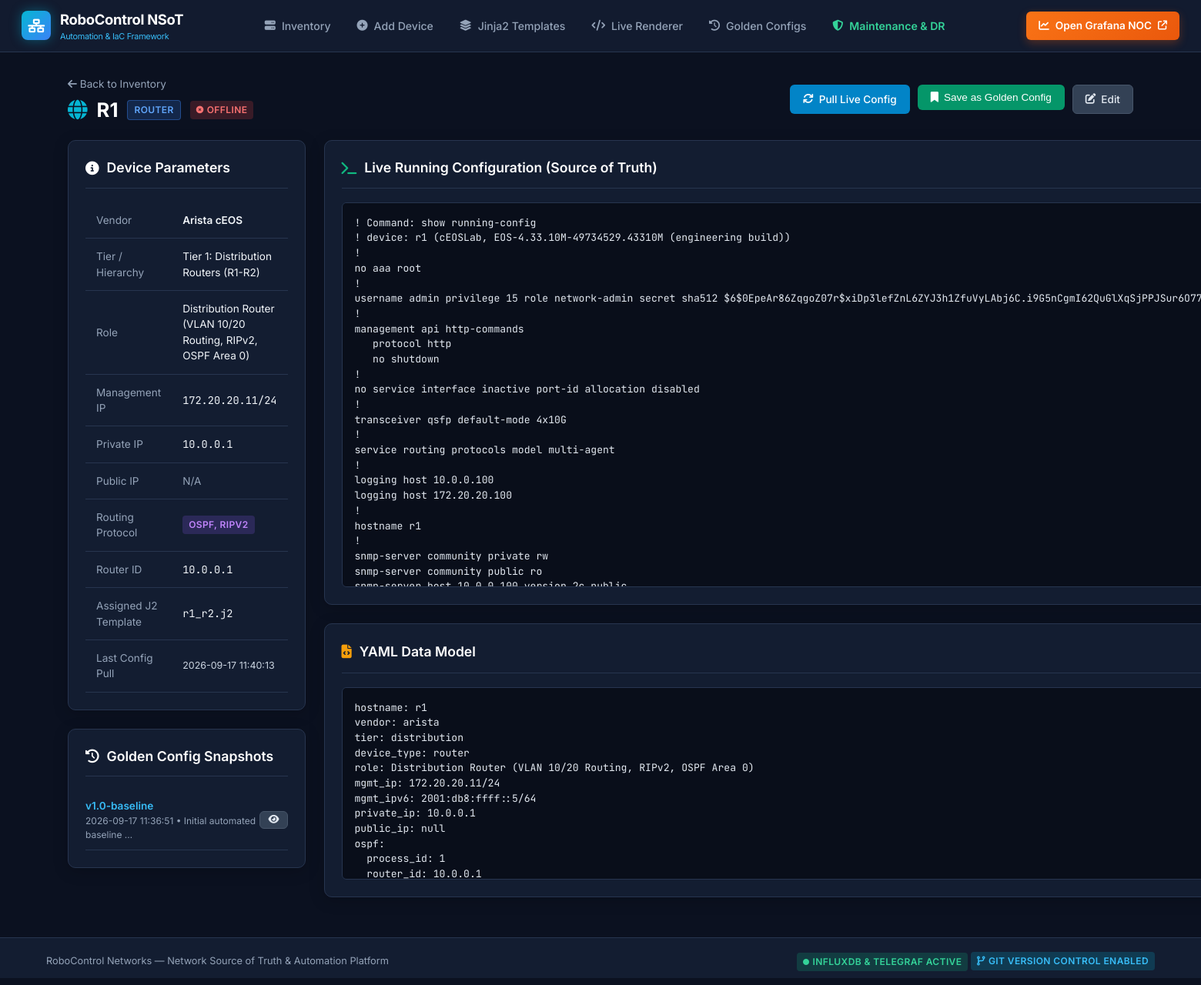
The page /device/1/ on the database as committed earlier.
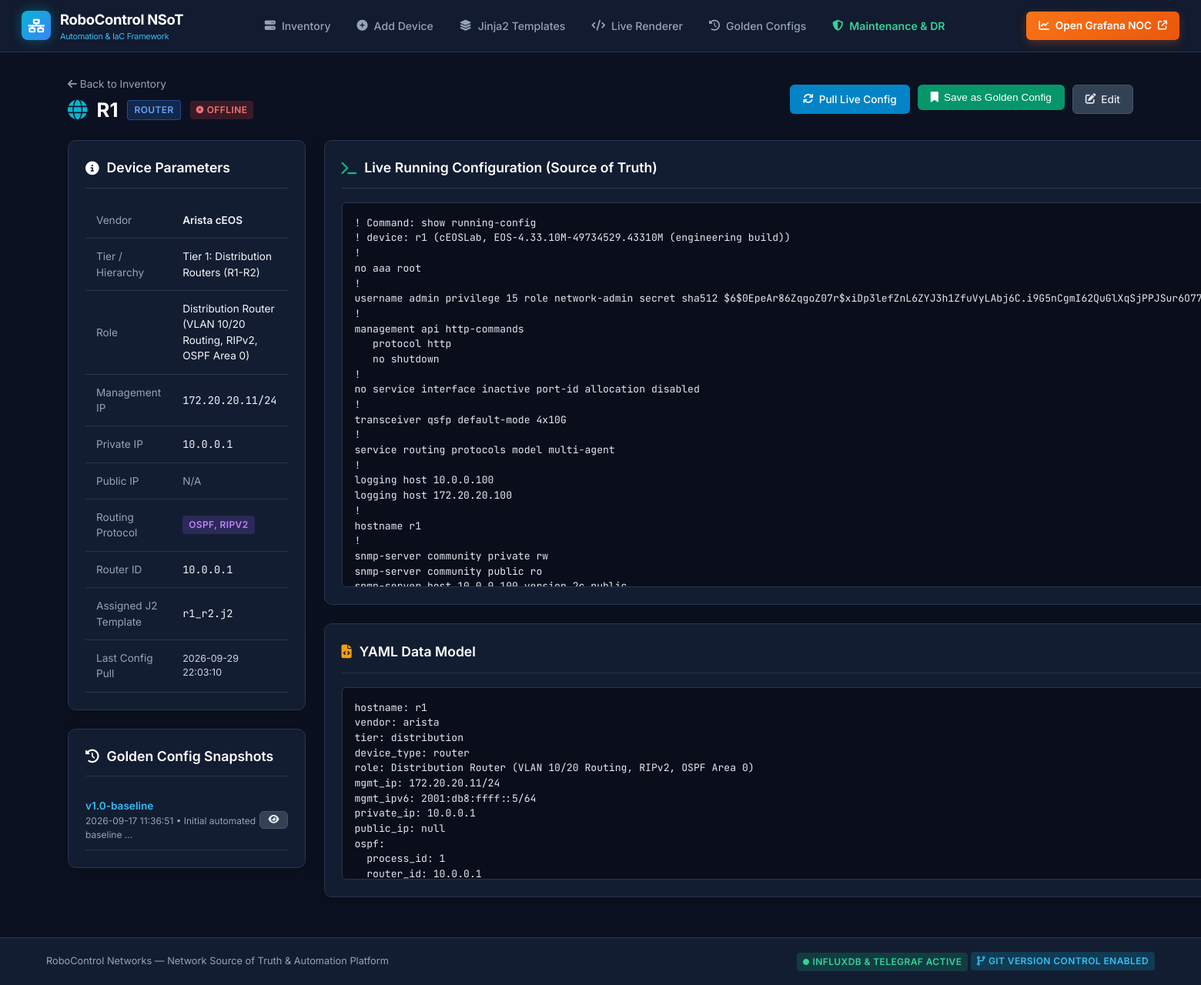
The same page on the database as committed later.
### automation/models.py (models this page shows, shortened)
class Device(models.Model):
    DEVICE_TYPES = [
        ('router', 'Router'),
        ('switch', 'Switch'),
        ('host', 'Host'),
        ('nmas', 'NMAS Station'),
        ('server', 'Internet Web Server'),
        ('backup', 'Backup Node'),
    ]
    VENDORS = [
        ('arista', 'Arista cEOS'),
        ('cisco_nxos', 'Cisco NX-OS 9000v'),
        ('cisco_xrv', 'Cisco IOS-XRv 9000'),
        ('sonic', 'SONiC VS (sonic-vs)'),
        ('linux', 'Linux Host / Server'),
    ]
    TIERS = [
        ('distribution', 'Tier 1: Distribution Routers (R1-R2)'),
        ('asbr', 'Tier 2: ASBR Core Routers (R3-R4)'),
        ('pe_router', 'Tier 3: PE WAN Gateway (R5)'),
        ('access_switch', 'Tier 4: Access Switches (S1-S2)'),
        ('core_switch', 'Tier 5: Core Backbone Switches (S3-S4)'),
        ('host', 'End Host (H1-H4)'),
        ('management', 'Management & Automation'),
    ]
    name = models.CharField(max_length=64, unique=True, verbose_name="Hostname / Device Name")
    device_type = models.CharField(max_length=32, choices=DEVICE_TYPES, default='router')
    vendor = models.CharField(max_length=64, choices=VENDORS, default='arista')
    tier = models.CharField(max_length=64, choices=TIERS, default='distribution')
    role = models.CharField(max_length=255, blank=True, verbose_name="Deployment Role")
    public_ip = models.CharField(max_length=64, blank=True, null=True, verbose_name="Public / WAN IP")
    private_ip = models.CharField(max_length=64, blank=True, null=True, verbose_name="Private IP")
    mgmt_ip = models.CharField(max_length=64, blank=True, null=True, verbose_name="Management IP")
    status = models.CharField(max_length=32, default='Online')
    routing_protocols = models.CharField(max_length=128, blank=True, default="OSPF", verbose_name="Routing Protocol(s)")
    bgp_asn = models.IntegerField(blank=True, null=True, verbose_name="BGP Local ASN")
    router_id = models.CharField(max_length=64, blank=True, null=True, verbose_name="Router ID")
    interface_ips = models.TextField(blank=True, verbose_name="Interface IPs / Descriptions")
    vlans = models.CharField(max_length=128, blank=True, verbose_name="VLANs (e.g. 10,20,30)")
    custom_config_yaml = models.TextField(blank=True, verbose_name="YAML Data Model")
    running_config = models.TextField(blank=True, verbose_name="Live Running Configuration")
    template_name = models.CharField(max_length=128, blank=True, default="r1_r2.j2", verbose_name="Jinja2 Template File")
    uploaded_config_file = models.FileField(upload_to='uploaded_configs/', blank=True, null=True, verbose_name="Uploaded Running Config File")
    uploaded_template_file = models.FileField(upload_to='uploaded_templates/', blank=True, null=True, verbose_name="Uploaded Jinja2 Template File")
    last_config_pulled_at = models.DateTimeField(blank=True, null=True)
    created_at = models.DateTimeField(auto_now_add=True)
    updated_at = models.DateTimeField(auto_now=True)
    class Meta:
        ordering = ['name']

### automation/views.py (the view)
# urls.py: path('device/<int:device_id>/', views.device_detail_view, name='device_detail'),
def device_detail_view(request, device_id):
    device = get_object_or_404(Device, id=device_id)
    device.status = check_device_live_status(device)
    device.save()
    golden_configs = device.golden_configs.all()[:10]
    context = {
        'device': device,
        'golden_configs': golden_configs,
    }
    return render(request, 'automation/device_detail.html', context)

### templates/automation/device_detail.html (shortened to what the changed rows need)
{% extends 'automation/base.html' %}
{% block content %}
<div style="display: flex; justify-content: space-between; align-items: center; margin-bottom: 20px;">
  <div>
    <a href="{% url 'dashboard' %}" style="color: var(--text-muted); text-decoration: none; font-size: 0.85rem;">
      <i class="fa-solid fa-arrow-left"></i> Back to Inventory
    </a>
    <h1 style="font-size: 1.6rem; font-weight: 700; color: #ffffff; margin-top: 4px; display: flex; align-items: center; gap: 12px;">
      <i class="fa-solid {% if device.device_type == 'router' %}fa-globe{% elif device.device_type == 'switch' %}fa-shuffle{% else %}fa-desktop{% endif %}" style="color: var(--accent-cyan);"></i>
      {{ device.name|upper }}
      <span class="badge badge-{{ device.device_type }}">{{ device.get_device_type_display }}</span>
      {% if "Degraded" in device.status %}
        <span class="badge badge-warning"><i class="fa-solid fa-triangle-exclamation" style="font-size: 0.6rem;"></i> {{ device.status }}</span>
      {% elif device.status == "Online" %}
        <span class="badge badge-online"><i class="fa-solid fa-check-circle" style="font-size: 0.6rem;"></i> Online</span>
      {% else %}
        <span class="badge badge-offline"><i class="fa-solid fa-circle-xmark" style="font-size: 0.6rem;"></i> {{ device.status }}</span>
      {% endif %}
    </h1>
  </div>
</div>
<div style="display: grid; grid-template-columns: 1fr 2fr; gap: 24px;">
  <div>
    <div class="card">
      <table style="font-size: 0.85rem;">
        <tr>
          <td style="color: var(--text-muted); width: 40%;">Vendor</td>
          <td style="font-weight: 600;">{{ device.get_vendor_display }}</td>
        </tr>
        <tr>
          <td style="color: var(--text-muted);">Tier / Hierarchy</td>
          <td>{{ device.get_tier_display }}</td>
        </tr>
        <tr>
          <td style="color: var(--text-muted);">Role</td>
          <td>{{ device.role|default:"--" }}</td>
        </tr>
        <tr>
          <td><code>{{ device.mgmt_ip|default:"--" }}</code></td>
        </tr>
        <tr>
          <td><code>{{ device.private_ip|default:"--" }}</code></td>
        </tr>
        {% if device.routing_protocols %}
        <tr>
          <td style="color: var(--text-muted);">Routing Protocol</td>
          <td><span class="badge" style="background: rgba(139, 92, 246, 0.2); color: #c084fc;">{{ device.routing_protocols }}</span></td>
        </tr>
        {% endif %}
        {% if device.router_id %}
        <tr>
          <td style="color: var(--text-muted);">Router ID</td>
          <td><code>{{ device.router_id }}</code></td>
        </tr>
        {% endif %}
        <tr>
          <td><code>{{ device.template_name|default:"--" }}</code></td>
        </tr>
        <tr>
          <td style="color: var(--text-muted);">Last Config Pull</td>
          <td style="font-size: 0.78rem; color: #cbd5e1;">
            {% if device.last_config_pulled_at %}
              {{ device.last_config_pulled_at|date:"Y-m-d H:i:s" }}
            {% else %}
              <span style="color: #eab308;">Not pulled yet</span>
            {% endif %}
          </td>
        </tr>
      </table>
    </div>
  </div>
  <div>
    <div class="card">
      {% if device.running_config %}
        <pre class="code-box" id="runningConfigCode"><code>{{ device.running_config }}</code></pre>
      {% endif %}
    </div>
    {% if device.custom_config_yaml %}
    <div class="card">
      <div class="card-header">
        <div class="card-title">
          <i class="fa-solid fa-file-code" style="color: var(--accent-amber);"></i>
          <span>YAML Data Model</span>
        </div>
      </div>
      <pre class="code-box" style="max-height: 250px;"><code>{{ device.custom_config_yaml }}</code></pre>
    </div>
    {% endif %}
  </div>
</div>
{% endblock %}

Rows that differ between the two databases and show on the page:
changed Device "Arista cEOS": last_config_pulled_at "2026-09-17 11:40:13" → "2026-09-29 22:03:10"
